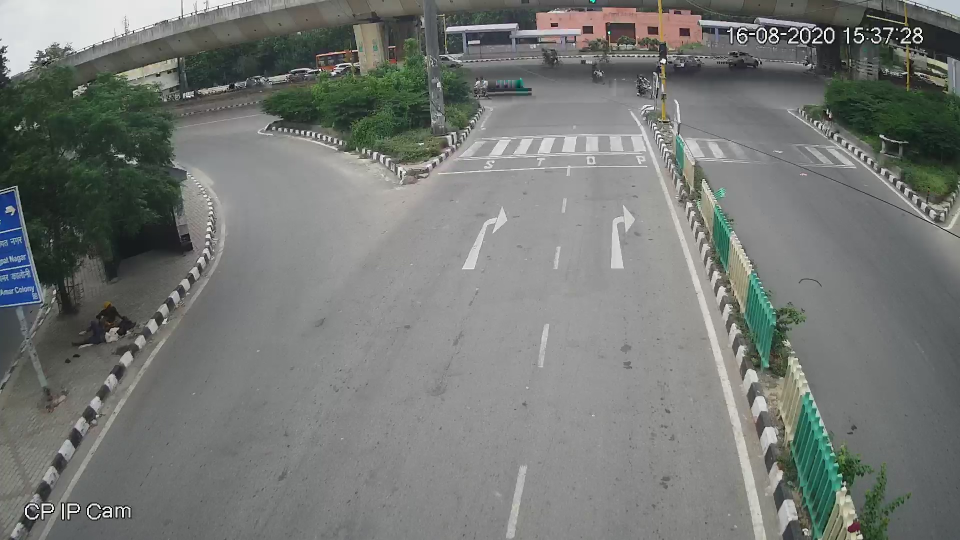
//> input picture Task1/empty.jpg, 1920 x 1080 px (shown at 1/2 size)
$ ./code empty.jpg   (built with g++ and OpenCV 4)
//> lines starting //> are read from the running program, lines starting //| are printed output that depends on the picture
#include <opencv2/imgcodecs.hpp>
#include <opencv2/highgui.hpp>
#include <opencv2/imgproc.hpp>
#include<opencv2/opencv.hpp>
#include <iostream>

using namespace std;
using namespace cv;

Point2f src[4];
//array of Point2f variables corresponding to points selected in original image

Point2f dst[4];
//array of Point2f variables corresponding to points selected in transformed image

int i = 0;//counter for mouse clicks
float w = 0, h = 0; // Width and height of image

float distance_new(Point2f a, Point2f b) {
	return sqrt( pow((b.x - a.x), 2) + pow((b.y - a.y), 2) );
}

void onMouse(int event, int x, int y, int flags, void* params) {

	// cout << "Hey\n";
	Mat *img = reinterpret_cast<Mat*>(params);
	switch (event) {

    //stores information about points if left mouse button is clicked
	case EVENT_LBUTTONDOWN: {

		if (i < 4)
		{
			int px_val = static_cast<int>(img->at<uchar>(Point(x, y)));
			cout << "Pixel Value : " << x << ", " << y << "\n";
			src[i] = Point2f(x, y);
			i++;
		}

	} break;

	}
}

int main(int argc, char * argv[]) {

	string path = argv[1];
	//string path = "empty.jpg";

	Mat img, imgWarp, matrix, img_temp, img_transformed, img_cropped;
	img = imread(path);
//> img is the input picture: 1080 rows x 1920 cols, CV_8UC3; mean B, G, R 116.9, 120.1, 116.9
	img_temp = imread(path);
	if (img.empty()) {
		cout << "Image not found or unable to load\n";
		return -1;
	}

	cvtColor(img, img, COLOR_BGR2GRAY);
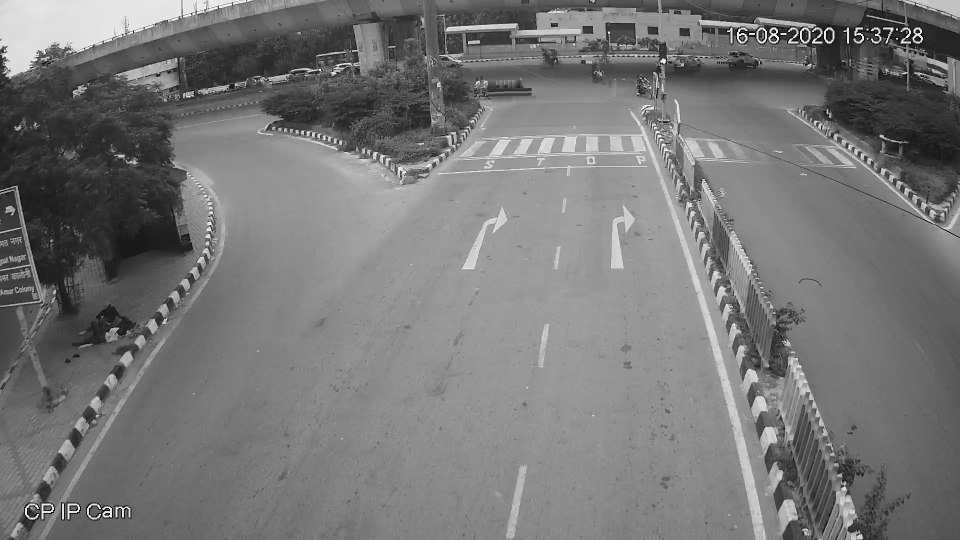
//> img: 1080 rows x 1920 cols, CV_8UC1 (shown at 1/2 size); min 0, max 255, mean 118.8
	cvtColor(img_temp, img_temp, COLOR_BGR2GRAY);
	imshow("Image", img);

	if (i < 4)setMouseCallback("Image", onMouse, reinterpret_cast<void*>(&img));
	int j = 0;

    //marking points as they are being selected
	while (i != 4) {
		if (j != i) {

			destroyWindow("Image");
			circle(img, src[j],10, Scalar(0, 0, 255), FILLED);
			imshow("Image", img);
			j = i;
			if (i < 4)setMouseCallback("Image",onMouse, reinterpret_cast<void*>(&img));
		}
		waitKey(1);
	}
//> this loop made 1 pass; the left mouse button is pressed and released at (480, 270)
//> after the loop, src = 4 Points (x, y): [480, 270], [1440, 270], [1440, 810], [480, 810]; j = 0

	if (i == 4) {


		w = distance_new(src[0], src[1]) + distance_new(src[2], src[3]);
//> w = 1920
		w /= 2;
//> w = 960
		h = distance_new(src[0], src[2]) + distance_new(src[1], src[3]);
//> h = 2202.9
		h /= 2;
//> h = 1101.5

		dst[0] = {472, 52};
		dst[1] = {950, 52};
		dst[2] = {472, 1030};
		dst[3] = {950, 1030};
		matrix = getPerspectiveTransform(src, dst);
//> matrix = [[0.249, -1.32, 472], [3.95e-17, -1, 296.5], [0, -0.00185, 1]]
        //Homography matrix corresponding to src-->dst mapping

		warpPerspective(img_temp, imgWarp, matrix, img_temp.size());
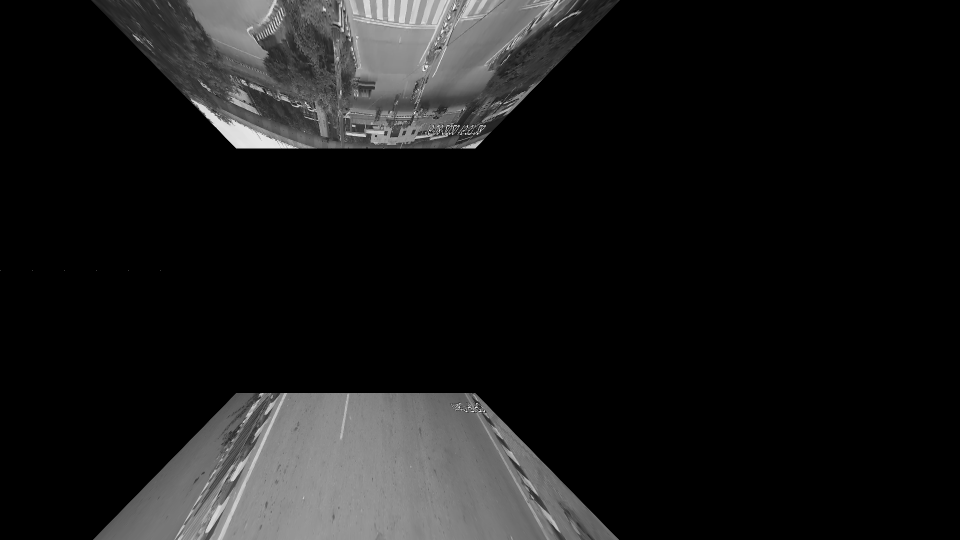
//> imgWarp: 1080 rows x 1920 cols, CV_8UC1 (shown at 1/2 size); min 0, max 255, mean 24.9

		Rect road(472,52, 478, 978);
		img_cropped = imgWarp(road);
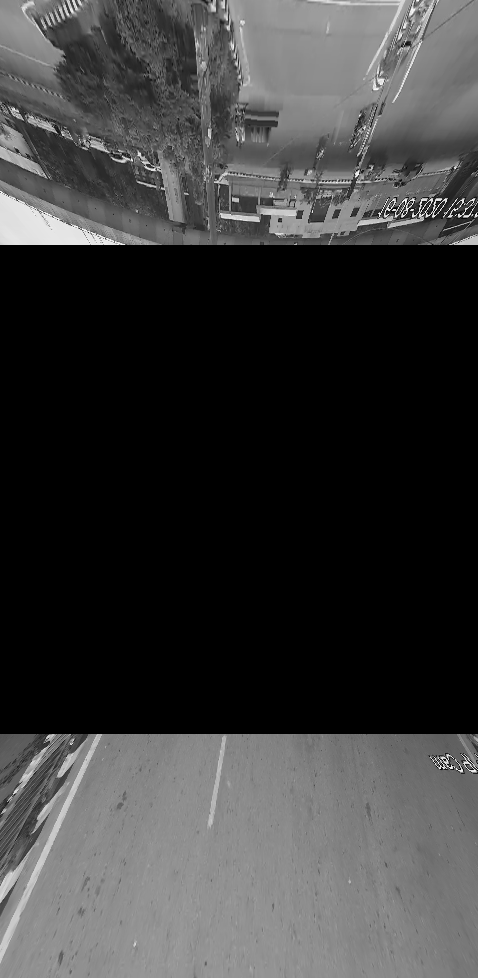
//> img_cropped: 978 rows x 478 cols, CV_8UC1; min 0, max 255, mean 59.6

		destroyWindow("Image");
		// imshow("Points Selected", img);

		imshow("Projected Image", imgWarp);
		imwrite("Projected Image.jpg", imgWarp);
        //displays and saves transformed uncropped image stored in imgWarp

		waitKey(0);
		imshow("Cropped Image", img_cropped);
		imwrite("Cropped Image.jpg", img_cropped);
        //displays and saves transformed cropped image stored in imgWarp
	}

	waitKey(0);
	return 0;

}

$ run again, with Task1/traffic.jpg copied over Task1/empty.jpg
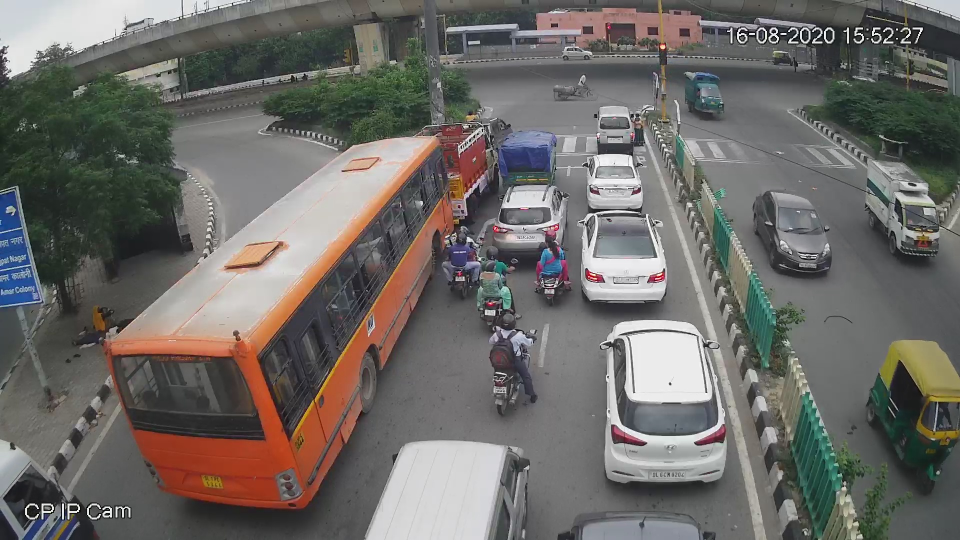
//> input picture Task1/traffic.jpg, 1920 x 1080 px (shown at 1/2 size)
//> img is the input picture: 1080 rows x 1920 cols, CV_8UC3; mean B, G, R 102.5, 106.2, 109.1
//> `cvtColor(img, img, COLOR_BGR2GRAY);`:
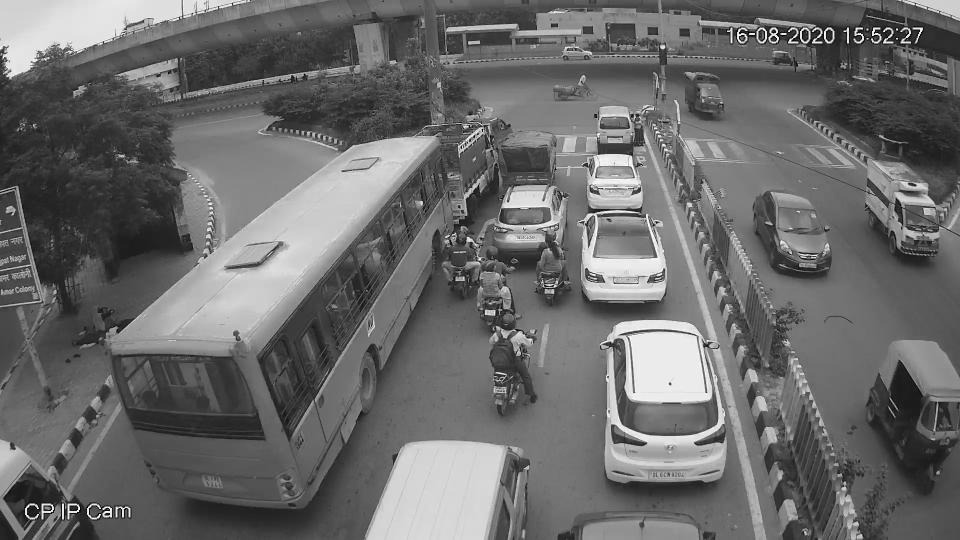
//> img: 1080 rows x 1920 cols, CV_8UC1 (shown at 1/2 size); min 0, max 255, mean 106.6
//> the loop `while (i != 4)` made 1 pass; the left mouse button is pressed and released at (480, 270)
//> after the loop `while (i != 4)`: src = 4 Points (x, y): [480, 270], [1440, 270], [1440, 810], [480, 810]; j = 0
//> `w = distance_new(src[0], src[1]) + distance_new(src[2], src[3]);`: w = 1920
//> `w /= 2;`: w = 960
//> `h = distance_new(src[0], src[2]) + distance_new(src[1], src[3]);`: h = 2202.9
//> `h /= 2;`: h = 1101.5
//> matrix = [[0.249, -1.32, 472], [3.95e-17, -1, 296.5], [0, -0.00185, 1]]
//> `img_cropped = imgWarp(road);`:
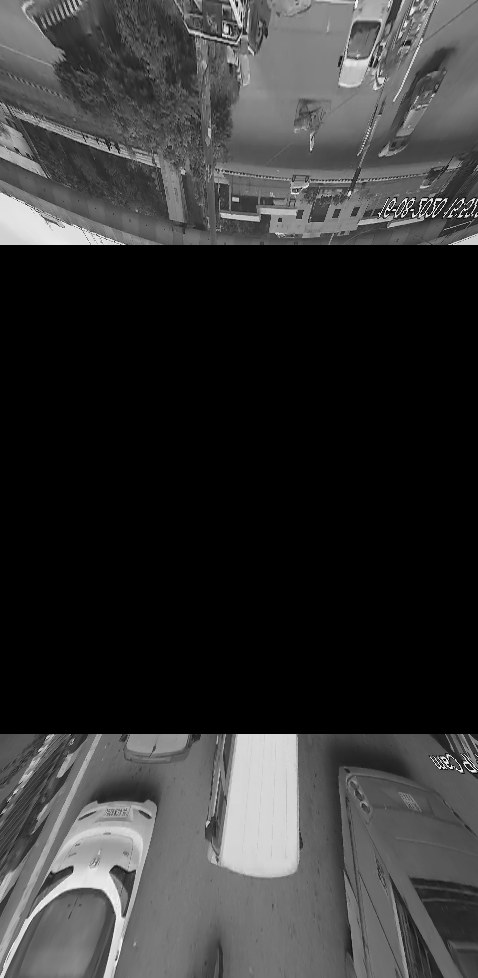
//> img_cropped: 978 rows x 478 cols, CV_8UC1; min 0, max 252, mean 52.8
